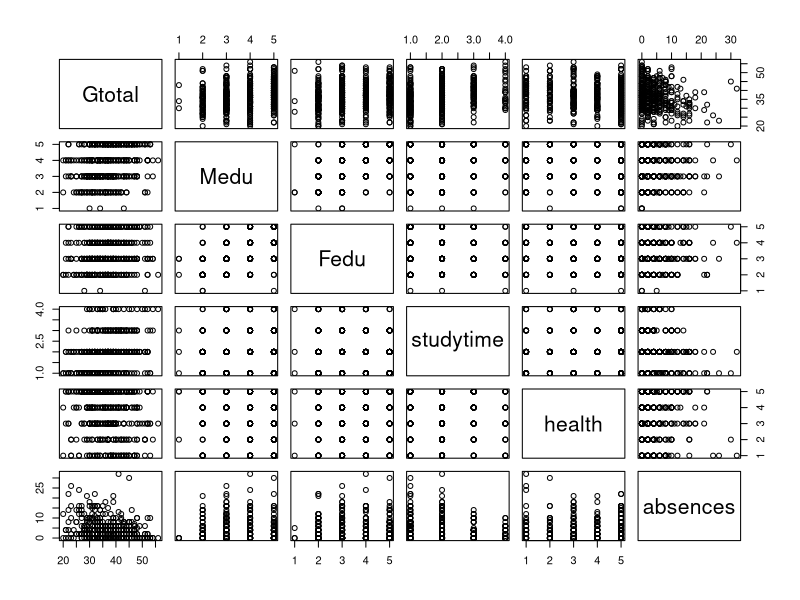

Reproduce this figure in R.
# Project: STATS101A Group Project Report
# Authors: Yining Xu (405941895), Guoyi Chen (906315339), Yuexuan Wu (506038283)
# Code is available online @https://blog.nus.edu.sg/chenguoyi/modules/st3131/

# Install Dependency Packages
install.packages("car")

# Load necessary libraries
library(car)

# Load data
student <- read.csv("student-por.csv", header = TRUE)

# <Fig 2.1> Scatter plot matrix using base R
pairs(Gtotal ~ Medu + Fedu + studytime + health + absences, data = student)

# <Tab 3.1> Summary result of original model
model <- lm(Gtotal~Medu + Fedu + studytime + health + absences, data = student)
summary(model)

# <Tab 3.2> Transformation Results for each variable
transform_xy <- powerTransform(cbind(Gtotal,Medu,Fedu,studytime,health,(absences+1))~1,data = student)
summary(transform_xy)

# <Tab 3.3> Summary Result of Final Model
model2 <- lm(Gtotal~Medu + Fedu + log(studytime) + I(health^(1.4)) + log(absences+1), data = student)
summary(model2)

# <Tab 3.4> Result of Forward Stepwise Method
nullm <- lm(Gtotal~1, data = student)
forwardAIC <- step(nullm, scope=list(lower=~1, upper=~Medu + Fedu + log(studytime) +I(health^(1.4)) + log(absences+1)), direction="forward", data = student)

# <Tab 3.5> Summary Result of Final Model
model3 <- model2 <- lm(Gtotal~Medu + Fedu + log(studytime) + I(health^(1.4)) + log(absences+1), data = student)
summary(model3)
